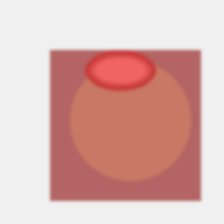
#> input picture Backend/disease_references/Avian Influenza/reference_01.jpg, 224 x 224 px; its folder holds only this picture in this run; the run also reads 1 picture not shown here
$ python batch_predict_images.py '../../Backend/disease_references/Avian Influenza/reference_01.jpg'
#> lines starting #> are read from the running program, lines starting #| are printed output that depends on the picture
### Backend/app/services/image_reference_matcher.py
"""
Image Reference Matcher - Compare uploaded images to disease reference images
"""
from pathlib import Path
from typing import Dict, List, Tuple
import numpy as np
from PIL import Image
from io import BytesIO
from collections import defaultdict
from threading import Lock


CANONICAL_DISEASE_NAMES = {
    "newcastle disease": "Newcastle-Disease",
    "newcastle-disease": "Newcastle-Disease",
    "avian influenza": "Avian-Influenza",
    "avian-influenza": "Avian-Influenza",
    "infectious bursal disease": "Infectious-Bursal-Disease",
    "infectious-bursal-disease": "Infectious-Bursal-Disease",
    "marek's disease": "Marek-Disease",
    "marek disease": "Marek-Disease",
    "marek-disease": "Marek-Disease",
    "fowl pox": "Fowl-Pox",
    "fowl-pox": "Fowl-Pox",
    "infectious bronchitis": "Infectious-Bronchitis",
    "infectious-bronchitis": "Infectious-Bronchitis",
    "salmonellosis/pullorum": "Salmonellosis-Pullorum",
    "salmonellosis pullorum": "Salmonellosis-Pullorum",
    "salmonellosis-pullorum": "Salmonellosis-Pullorum",
    "fowl cholera": "Fowl-Cholera",
    "fowl-cholera": "Fowl-Cholera",
    "mycoplasmosis (crd)": "Mycoplasmosis-CRD",
    "mycoplasmosis crd": "Mycoplasmosis-CRD",
    "mycoplasmosis-crd": "Mycoplasmosis-CRD",
    "infectious coryza": "Infectious-Coryza",
    "infectious-coryza": "Infectious-Coryza",
    "coccidiosis": "Coccidiosis",
    "healthy": "Healthy",
}

class ImageReferenceMatcher:
    """Match uploaded images against disease reference images using feature similarity"""

    def __init__(self, reference_dir: str | None = None):
        if reference_dir:
            self.reference_dir = Path(reference_dir)
        else:
            import os
            if os.environ.get("NETLIFY") == "true" or os.environ.get("AWS_LAMBDA_FUNCTION_NAME"):
                self.reference_dir = Path("/tmp/disease_references")
            else:
                backend_root = Path(__file__).resolve().parents[2]
                local_ref_dir = backend_root / "disease_references"
                sample_data_dir = backend_root.parent / "AI" / "sample_data"
                if local_ref_dir.exists():
                    self.reference_dir = local_ref_dir
                else:
                    self.reference_dir = sample_data_dir
        self.disease_references: Dict[str, List[Dict]] = defaultdict(list)
        self._loaded_file_count = 0
        self._load_lock = Lock()
        self._loaded_once = False

    def _ensure_loaded(self):
        if self._loaded_once:
            return

        with self._load_lock:
            if self._loaded_once:
                return
            self.load_references()
            self._loaded_once = True

    def _normalize_disease_name(self, name: str) -> str:
        return CANONICAL_DISEASE_NAMES.get(name.strip().lower(), name.strip())

    def load_references(self):
        """Load all reference images from disease folders"""
        self.disease_references.clear()
        self._loaded_file_count = 0

        if not self.reference_dir.exists():
            print(f"Warning: Reference directory {self.reference_dir} does not exist")
            return

        # Iterate through disease folders
        for disease_folder in self.reference_dir.iterdir():
            if disease_folder.is_dir() and disease_folder.name != '__pycache__':
                disease_name = self._normalize_disease_name(disease_folder.name)
                image_files = (
                    list(disease_folder.glob('*.jpg'))
                    + list(disease_folder.glob('*.png'))
                    + list(disease_folder.glob('*.jpeg'))
                    + list(disease_folder.glob('*.webp'))
                )

                for img_path in image_files:
                    try:
                        with open(img_path, 'rb') as f:
                            img_data = f.read()
                        features = self._extract_features(img_data)
                        self.disease_references[disease_name].append({
                            'path': str(img_path),
                            'features': features
                        })
                        self._loaded_file_count += 1
                        print(f"[OK] Loaded reference: {disease_name}/{img_path.name}")
                    except Exception as e:
                        print(f"[FAIL] Failed to load {img_path}: {e}")

        print(f"\n[OK] Total diseases with references: {len(self.disease_references)}")
        for disease, refs in self.disease_references.items():
            print(f"  - {disease}: {len(refs)} image(s)")

    def _count_reference_files(self) -> int:
        if not self.reference_dir.exists():
            return 0

        total = 0
        for disease_folder in self.reference_dir.iterdir():
            if disease_folder.is_dir() and disease_folder.name != '__pycache__':
                total += len(list(disease_folder.glob('*.jpg')))
                total += len(list(disease_folder.glob('*.jpeg')))
                total += len(list(disease_folder.glob('*.png')))
                total += len(list(disease_folder.glob('*.webp')))
        return total

    def _extract_features(self, image_bytes: bytes) -> Dict:
        """Extract rich features including color, texture, edges, and spatial distribution"""
        try:
            img = Image.open(BytesIO(image_bytes)).convert("RGB").resize((224, 224))
            img_array = np.array(img, dtype=np.float32) / 255.0

            # 1. GLOBAL COLOR FEATURES
            red_ch   = float(np.mean(img_array[:, :, 0]))
            green_ch = float(np.mean(img_array[:, :, 1]))
            blue_ch  = float(np.mean(img_array[:, :, 2]))
            mean     = (red_ch + green_ch + blue_ch) / 3.0

            r_var = float(np.var(img_array[:, :, 0]))
            g_var = float(np.var(img_array[:, :, 1]))
            b_var = float(np.var(img_array[:, :, 2]))

            # 2. CONTRAST & TEXTURE
            grayscale = np.mean(img_array, axis=2)
            contrast  = float(np.std(grayscale))

            # Edge detection for texture information
            edges_h = np.abs(grayscale[1:, :] - grayscale[:-1, :])
            edges_v = np.abs(grayscale[:, 1:] - grayscale[:, :-1])
            edge_density = float(np.mean(np.concatenate([edges_h.flatten(), edges_v.flatten()])))

            # 3. COLOR DISTRIBUTION
            redness    = red_ch - green_ch
            yellowness = (red_ch + green_ch) - blue_ch

            # 4. QUADRANT ANALYSIS
            h, w = img_array.shape[:2]
            quad_means = [
                float(np.mean(img_array[:h//2, :w//2])),
                float(np.mean(img_array[:h//2, w//2:])),
                float(np.mean(img_array[h//2:, :w//2])),
                float(np.mean(img_array[h//2:, w//2:])),
            ]

            # 5. LOCAL PATTERN DISTRIBUTION (divide into 4x4 grid)
            grid_features = []
            for gi in range(4):
                for gj in range(4):
                    r1, c1 = (gi * h) // 4, (gj * w) // 4
                    r2, c2 = ((gi + 1) * h) // 4, ((gj + 1) * w) // 4
                    cell = img_array[r1:r2, c1:c2]
                    grid_features.append(float(np.mean(cell)))
                    grid_features.append(float(np.std(cell)))

            # 6. COLOR HISTOGRAMS (8-bin per channel)
            r_hist = np.histogram(img_array[:, :, 0], bins=8, range=(0, 1))[0].astype(float)
            g_hist = np.histogram(img_array[:, :, 1], bins=8, range=(0, 1))[0].astype(float)
            b_hist = np.histogram(img_array[:, :, 2], bins=8, range=(0, 1))[0].astype(float)
            r_hist /= r_hist.sum() + 1e-9
            g_hist /= g_hist.sum() + 1e-9
            b_hist /= b_hist.sum() + 1e-9

            return {
                "mean": mean,
                "red": red_ch,
                "green": green_ch,
                "blue": blue_ch,
                "r_var": r_var,
                "g_var": g_var,
                "b_var": b_var,
                "contrast": contrast,
                "edge_density": edge_density,
                "redness": redness,
                "yellowness": yellowness,
                "quad_means": quad_means,
                "grid_features": grid_features,
                "r_hist": r_hist.tolist(),
                "g_hist": g_hist.tolist(),
                "b_hist": b_hist.tolist(),
            }
        except Exception as e:
            print(f"Error extracting features: {e}")
            return None

    def _calculate_similarity(self, features1: Dict, features2: Dict) -> float:
        """Calculate similarity using comprehensive feature comparison"""
        if not features1 or not features2:
            return 0.0

        # Global channel features
        global_keys = ['mean', 'red', 'green', 'blue', 'redness', 'yellowness', 'contrast', 'edge_density', 'r_var', 'g_var', 'b_var']
        global_dist = sum((features1.get(k, 0) - features2.get(k, 0)) ** 2 for k in global_keys)

        # Quadrant means distance (spatial distribution)
        q1 = features1.get("quad_means", [features1.get("mean", 0)] * 4)
        q2 = features2.get("quad_means", [features2.get("mean", 0)] * 4)
        quad_dist = sum((a - b) ** 2 for a, b in zip(q1, q2))

        # Grid features distance (local patterns)
        g1 = features1.get("grid_features", [0] * 32)
        g2 = features2.get("grid_features", [0] * 32)
        grid_dist = sum((a - b) ** 2 for a, b in zip(g1, g2))

        # Histogram distances (color distribution)
        def hist_dist(h1_list, h2_list):
            return sum((a - b) ** 2 for a, b in zip(h1_list, h2_list))

        rh_dist = hist_dist(
            features1.get("r_hist", [0.125] * 8),
            features2.get("r_hist", [0.125] * 8),
        )
        gh_dist = hist_dist(
            features1.get("g_hist", [0.125] * 8),
            features2.get("g_hist", [0.125] * 8),
        )
        bh_dist = hist_dist(
            features1.get("b_hist", [0.125] * 8),
            features2.get("b_hist", [0.125] * 8),
        )
        hist_total = rh_dist + gh_dist + bh_dist

        # Weighted composite distance (emphasis on diverse features)
        total_dist = (
            0.35 * np.sqrt(global_dist) +
            0.20 * np.sqrt(quad_dist) +
            0.20 * np.sqrt(grid_dist) +
            0.25 * np.sqrt(hist_total)
        )

        return 1.0 / (1.0 + total_dist)

    def find_best_match(self, image_bytes: bytes) -> Tuple[str, float, Dict]:
        """
        Find the best matching disease for uploaded image

        Returns:
            (disease_name, similarity_score, match_details)
        """
        self._ensure_loaded()

        # Auto-reload if new reference files were added after server startup
        current_file_count = self._count_reference_files()
        if current_file_count != self._loaded_file_count:
            self.load_references()

        if self._loaded_file_count == 0:
            return None, 0.0, {}

        # Extract features from uploaded image
        uploaded_features = self._extract_features(image_bytes)
        if not uploaded_features:
            return None, 0.0, {}

        best_disease = None
        best_similarity = -1
        best_ref_info = {}

        # Compare against all reference images
        for disease_name, references in self.disease_references.items():
            for ref_data in references:
                ref_features = ref_data['features']
                similarity = self._calculate_similarity(uploaded_features, ref_features)

                if similarity > best_similarity:
                    best_similarity = similarity
                    best_disease = disease_name
                    best_ref_info = {
                        'reference_path': ref_data['path'],
                        'similarity': similarity
                    }

        if best_disease:
            return best_disease, best_similarity, best_ref_info

        return None, 0.0, {}

    def get_loaded_diseases(self) -> List[str]:
        """Return list of diseases with loaded reference images"""
        return list(self.disease_references.keys())


# Global matcher instance
reference_matcher = ImageReferenceMatcher()

### AI/inference/batch_predict_images.py
"""PoultryGuard AI - Batch image disease prediction

Usage examples (run from repo root `PoultryGuardAI/`):

  python AI/inference/batch_predict_images.py --dir path/to/images
  python AI/inference/batch_predict_images.py path/to/img1.jpg path/to/img2.png

Prints one line per image:
  <filename>\t<disease_name>\t<confidence>\t<match_type>

Notes:
- Uses the existing Backend predictor (CNN if available, otherwise reference/heuristics).
- Supported extensions: .jpg .jpeg .png .webp
"""

from __future__ import annotations

import argparse
import os
import sys
from pathlib import Path
from io import BytesIO

import numpy as np
from PIL import Image

def _repo_root() -> Path:
    return Path(__file__).resolve().parents[2]


# Backend modules import as `app.*`, so we must add `PoultryGuardAI/Backend`
# to sys.path.
_REPO_ROOT = _repo_root()
_BACKEND_ROOT = _REPO_ROOT / "Backend"
sys.path.insert(0, str(_BACKEND_ROOT))
os.environ.setdefault("SECRET_KEY", "local-dev-secret")
os.environ.setdefault("DATABASE_URL", "sqlite:///./poultryguard_local.db")
os.environ.setdefault("APP_ENV", "development")
os.environ.setdefault("CORS_ORIGINS", "http://localhost:3000")

from app.services.image_reference_matcher import reference_matcher  # noqa: E402


DEFAULT_DISEASE_LABELS = [
    "Newcastle disease",
    "Avian Influenza",
    "Infectious Bursal Disease",
    "Marek's Disease",
    "Fowl Pox",
    "Infectious Bronchitis",
    "Salmonellosis/Pullorum",
    "Fowl Cholera",
    "Mycoplasmosis (CRD)",
    "Infectious Coryza",
    "Coccidiosis",
    "Healthy",
]


def _risk_from_disease(disease: str) -> str:
    if disease in ("Healthy", "Uncertain", "Uncertain prediction"):
        return "Low"
    if disease in {"Coccidiosis", "Infectious Bursal Disease", "Mycoplasmosis (CRD)", "Infectious Coryza"}:
        return "Medium"
    return "High"


def _preprocess_image(file_bytes: bytes) -> np.ndarray:
    img = Image.open(BytesIO(file_bytes)).convert("RGB").resize((224, 224), Image.LANCZOS)
    return np.array(img, dtype=np.float32) / 255.0


# [60 lines left out: functions _feature_based_predict, _uncertain_result, not called in this run]


def predict_image(file_bytes: bytes) -> dict:
    image_array = _preprocess_image(file_bytes)

    try:
        matched_disease, similarity_score, _ = reference_matcher.find_best_match(file_bytes)
        if matched_disease and similarity_score >= 0.85:
            confidence = min(0.97, max(0.55, similarity_score))
            return {
                "disease_name": matched_disease,
                "confidence": round(float(confidence), 4),
                "risk_level": _risk_from_disease(matched_disease),
                "suggested_action": "Consult a veterinarian and collect clearer images before taking action.",
                "match_type": "image_reference",
            }
    except Exception:
        pass

    probs = _feature_based_predict(image_array, DEFAULT_DISEASE_LABELS)
    best_idx = int(np.argmax(probs))
    confidence = float(probs[best_idx])
    if confidence < 0.35:
        return _uncertain_result()

    disease = DEFAULT_DISEASE_LABELS[best_idx]
    return {
        "disease_name": disease,
        "confidence": round(float(confidence), 4),
        "risk_level": _risk_from_disease(disease),
        "suggested_action": "Consult a veterinarian and collect clearer images before taking action.",
        "match_type": "feature_based",
    }


SUPPORTED_EXTS = {".jpg", ".jpeg", ".png", ".webp"}


# [9 lines left out: function _iter_images_from_dir, not called in this run]


def _read_bytes(path: Path) -> bytes:
    with path.open("rb") as handle:
        return handle.read()


def main(argv: list[str] | None = None) -> int:
    parser = argparse.ArgumentParser(description="Batch predict poultry disease from images")
    parser.add_argument(
        "paths",
        nargs="*",
        help="Image file paths. If omitted, use --dir.",
    )
    parser.add_argument(
        "--dir",
        dest="dir_path",
        default=None,
        help="Directory containing images to predict.",
    )

    args = parser.parse_args(argv)

    image_paths: list[Path] = []

    if args.dir_path:
        image_paths.extend(_iter_images_from_dir(Path(args.dir_path)))

    for p in args.paths:
        path = Path(p)
        if path.exists() and path.is_file():
            if path.suffix.lower() not in SUPPORTED_EXTS:
                print(f"SKIP\t{path}\tunsupported extension", file=sys.stderr)
                continue
            image_paths.append(path)
        else:
            print(f"SKIP\t{path}\tnot found", file=sys.stderr)

    # De-duplicate while preserving order
    seen: set[Path] = set()
    image_paths = [p for p in image_paths if not (p in seen or seen.add(p))]

    if not image_paths:
        parser.print_help()
        print("\nNo images found. Provide --dir <folder> or image file paths.", file=sys.stderr)
        return 2

    print("filename\tdisease_name\tconfidence\tmatch_type")

    for img_path in image_paths:
        try:
            result = predict_image(_read_bytes(img_path))
#> in _preprocess_image, img is the input picture: PIL image 224x224 RGB; mean R, G, B 218.7, 179.6, 175.9
#> in _extract_features, `red_ch   = float(np.mean(img_array[:, :, 0]))`: red_ch = 0.858
#> in _extract_features, `green_ch = float(np.mean(img_array[:, :, 1]))`: green_ch = 0.704
#> in _extract_features, `blue_ch  = float(np.mean(img_array[:, :, 2]))`: blue_ch = 0.69
#> in _extract_features, `mean     = (red_ch + green_ch + blue_ch) / 3.0`: mean = 0.751
#> in _extract_features, `r_var = float(np.var(img_array[:, :, 0]))`: r_var = 0.00942
#> in _extract_features, `g_var = float(np.var(img_array[:, :, 1]))`: g_var = 0.0654
#> in _extract_features, `b_var = float(np.var(img_array[:, :, 2]))`: b_var = 0.0731
#> in _extract_features, `grayscale = np.mean(img_array, axis=2)`:
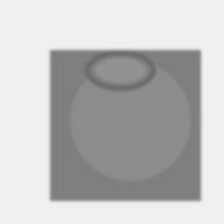
#> grayscale: shape (224, 224) float32; min 0.418, max 0.952, mean 0.751
#> in _extract_features, `contrast  = float(np.std(grayscale))`: contrast = 0.205
#> in _extract_features, `edges_h = np.abs(grayscale[1:, :] - grayscale[:-1, :])`:
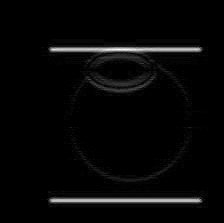
#> edges_h: shape (223, 224) float32; min 0, max 0.141, mean 0.00383; drawn with min black and max white
#> in _extract_features, `edges_v = np.abs(grayscale[:, 1:] - grayscale[:, :-1])`:
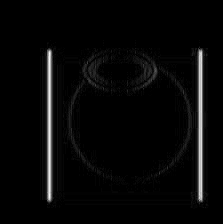
#> edges_v: shape (224, 223) float32; min 0, max 0.127, mean 0.00372; drawn with min black and max white
#> in _extract_features, `edge_density = float(np.mean(np.concatenate([edges_h.flatten(), edges_..`: edge_density = 0.00377
#> in _extract_features, `redness    = red_ch - green_ch`: redness = 0.154
#> in _extract_features, `yellowness = (red_ch + green_ch) - blue_ch`: yellowness = 0.872
#> in _extract_features, `quad_means = [ float(np.mean(img_array[:h//2, :w//2])), float(np.mean(..`: quad_means = [0.809, 0.757, 0.755, 0.681]
#> after the loop in _extract_features, `for gi in range(4):`:
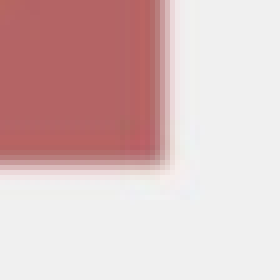
#> cell: shape (56, 56, 3) float32 (shown 5 times larger); mean R, G, B 0.86, 0.751, 0.751
#> after the loop in _extract_features, `for gi in range(4):`: grid_features = 32 values, max 0.936 at index 0, min 0.043 at index 1, mean 0.46
#> in _extract_features, `r_hist = np.histogram(img_array[:, :, 0], bins=8, range=(0, 1))[0].ast..`: r_hist = [0, 0, 0, 0, 0, 10148, 12062, 27966]
#> in _extract_features, `g_hist = np.histogram(img_array[:, :, 1], bins=8, range=(0, 1))[0].ast..`: g_hist = [0, 71, 1459, 20649, 608, 598, 624, 26167]
#> in _extract_features, `b_hist = np.histogram(img_array[:, :, 2], bins=8, range=(0, 1))[0].ast..`: b_hist = [0, 174, 1545, 20453, 613, 602, 621, 26168]
#> in _extract_features, `r_hist /= r_hist.sum() + 1e-9`: r_hist = [0, 0, 0, 0, 0, 0.202, 0.24, 0.557]
#> in _extract_features, `g_hist /= g_hist.sum() + 1e-9`: g_hist = [0, 0.00142, 0.0291, 0.412, 0.0121, 0.0119, 0.0124, 0.522]
#> in _extract_features, `b_hist /= b_hist.sum() + 1e-9`: b_hist = [0, 0.00347, 0.0308, 0.408, 0.0122, 0.012, 0.0124, 0.522]
#> in load_references, `features = self._extract_features(img_data)`: features = 16 items
#> the loop in load_references, `for disease, refs in self.disease_references.items():` made 2 passes
#> disease on passes 1 to 2: 'Avian-Influenza', 'Coccidiosis'
#|   - Avian-Influenza: 1 image(s)
#|   - Coccidiosis: 1 image(s)
#> the loop in find_best_match, `for disease_name, references in self.disease_references.items():` made 2 passes
#> after the loop in find_best_match, `for disease_name, references in self.disease_references.items():`: best_disease = 'Avian-Influenza'; best_ref_info = 2 items; best_similarity = 1
#> in predict_image, `matched_disease, similarity_score, _ = reference_matcher.find_best_mat..`: matched_disease = 'Avian-Influenza'; similarity_score = 1
#> in predict_image, `confidence = min(0.97, max(0.55, similarity_score))`: confidence = 0.97
#> result = 5 items
            disease_name = result.get("disease_name", "Uncertain")
#> disease_name = 'Avian-Influenza'
            confidence = float(result.get("confidence", 0.0))
#> confidence = 0.97
            match_type = result.get("match_type", "unknown")
#> match_type = 'image_reference'
            print(f"{img_path.name}\t{disease_name}\t{confidence:.4f}\t{match_type}")
#| reference_01.jpg	Avian-Influenza	0.9700	image_reference
        except Exception as exc:
            print(f"ERROR\t{img_path.name}\t{exc}", file=sys.stderr)

    return 0


if __name__ == "__main__":
    raise SystemExit(main())
#> (the program exits here)
